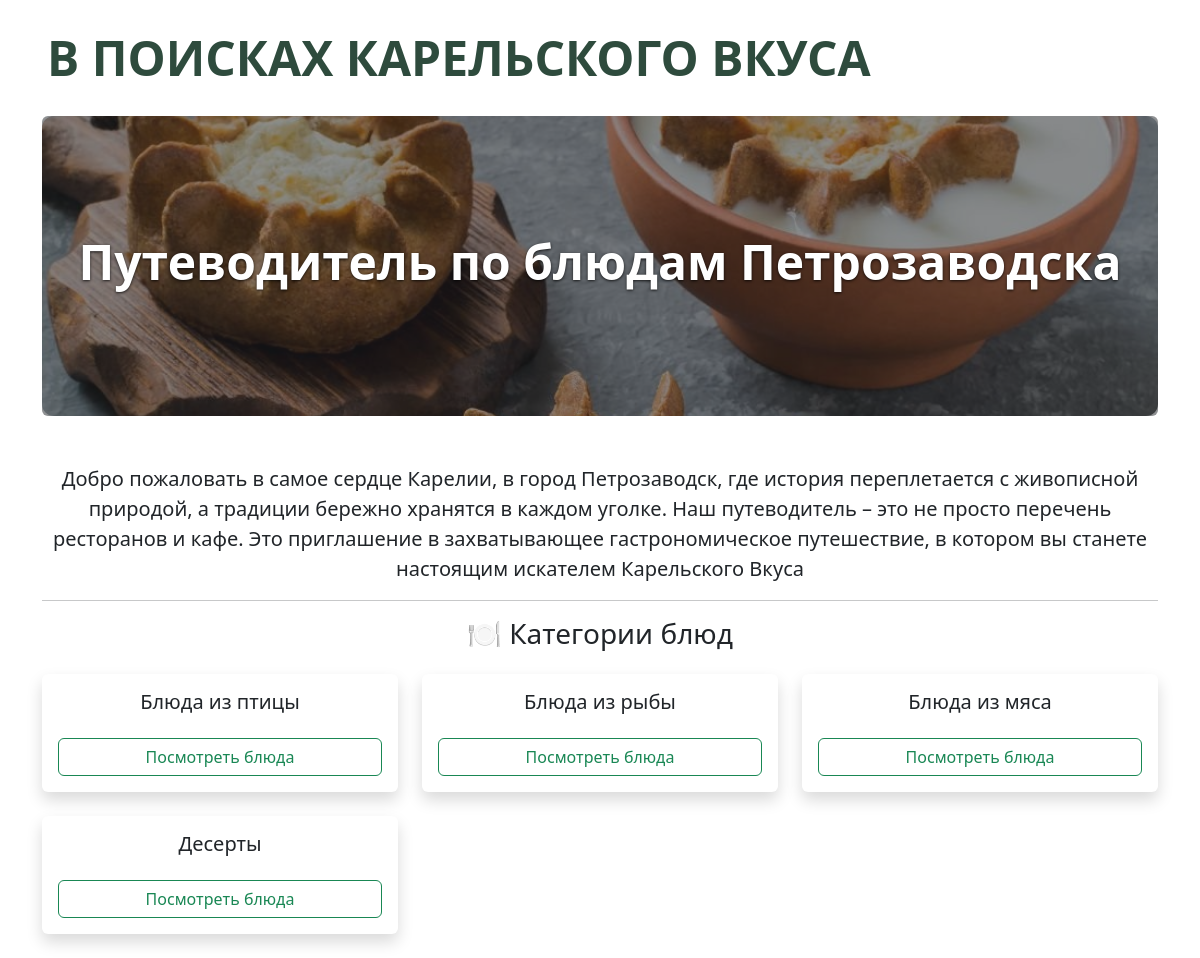
The page / on the database its author committed.
### menu/models.py (models this page shows, shortened)
class Category(models.Model):
    name = models.CharField(max_length=100)

### menu/views.py (the view)
# urls.py: path('', views.home, name='home'),
def home(request):
    categories = Category.objects.all()
    return render(request, 'menu/home.html', {'categories': categories})

### menu/templates/menu/home.html
{% extends 'menu/base.html' %}
{% load static %}
{% block content %}
<div class="mb-5 position-relative text-white banner-karelian">
    <div class="position-absolute top-0 start-0 w-100 h-100 bg-dark opacity-50 rounded"></div>
    <div class="position-relative h-100 d-flex flex-column justify-content-center align-items-center px-4">
        <h1 class="display-5 fw-bold text-shadow">Путеводитель по блюдам Петрозаводска</h1>
    </div>
</div>
<blockquote class="blockquote text-center">
    <p class="mb-0">Добро пожаловать в самое сердце Карелии, в город Петрозаводск, где история переплетается с живописной природой, а традиции бережно хранятся в каждом уголке. Наш путеводитель – это не просто перечень ресторанов и кафе. Это приглашение в захватывающее гастрономическое путешествие, в котором вы станете настоящим искателем Карельского Вкуса</p>
    <hr>
  </blockquote>
<h3 class="mb-4 text-center">🍽️ Категории блюд</h3>
<div class="row row-cols-1 row-cols-md-3 g-4">
    {% for category in categories %}
        <div class="col">
            <div class="card h-100 text-center shadow border-0">
                <div class="card-body d-flex flex-column justify-content-center">
                    <h5 class="card-title">{{ category.name }}</h5>
                    <a href="{% url 'category_dishes' category.id %}" class="btn btn-outline-success mt-3">Посмотреть блюда</a>
                </div>
            </div>
        </div>
    {% endfor %}
</div>
{% endblock %}

### rows shown on the page
Category: name "Блюда из птицы"
Category: name "Блюда из рыбы"
Category: name "Блюда из мяса"
Category: name "Десерты"
